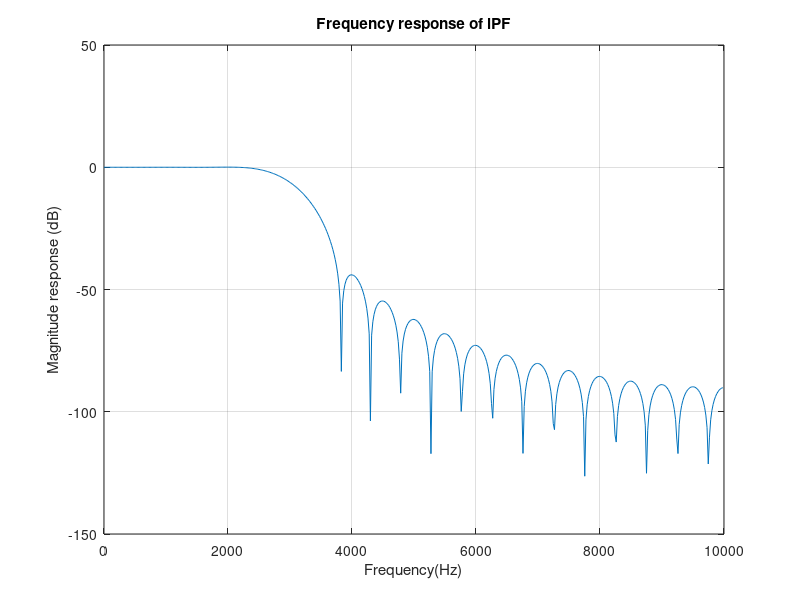
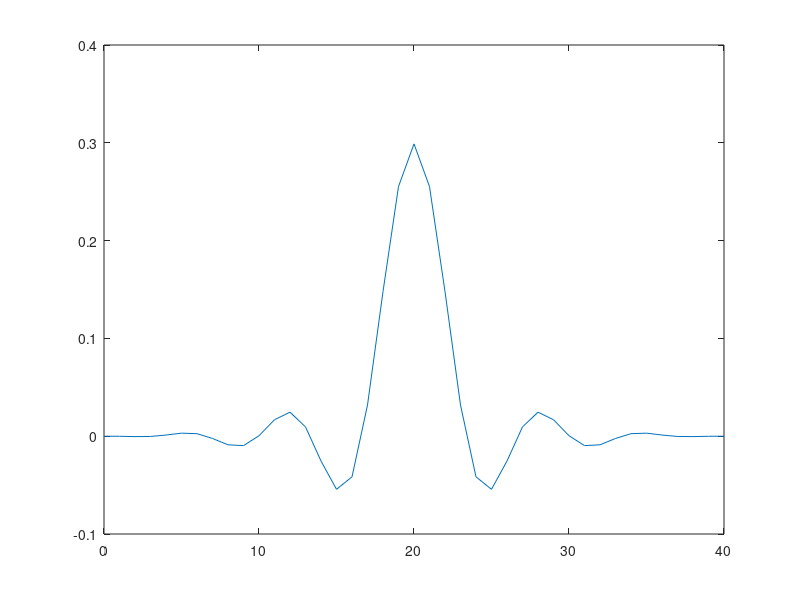

Write the MATLAB code that produced these figures, in order.
% Assignment1 page20
clc;
clear all;
close all;
% Passband and Stopband edge frequencies
fp=2000;
fs=4000;
%Sampling frequency
Fs=20000;
% Normalising to half the sampling frequency
fn=Fs/2;
% cut off frequency (normalizes to fn)
fc=(fs+fp)/2/fn;
%normalized transition width
tw=abs(fs-fp)/Fs; % holds good for both LPF and HPF
N=ceil(4/tw);
% window N=8pi/2pi*TW
% To ensure type-1 (N must be odd)
if(rem(N,2)==0)
    N=N+1;
end
wn=hanning(N); % Hanning window coefficients
% calculate truncated ideal impulse response coefficients
hd=fir1(N-1,fc,boxcar(N));
% to obtain windowed coefficients of LPF
hn=fir1(N-1,fc,wn);
% Frequency response of the filter
[H,f]=freqz(hn,1,512,Fs); % return 512 points for the range Fs/2
mag=20*log10(abs(H));
plot(f,mag);
grid on;
xlabel(' Frequency(Hz) ');
ylabel(' Magnitude response (dB) ');
title(' Frequency response of lPF ');
% impulse response of the filter
n=0:N-1;
figure;
plot(n,hn);
